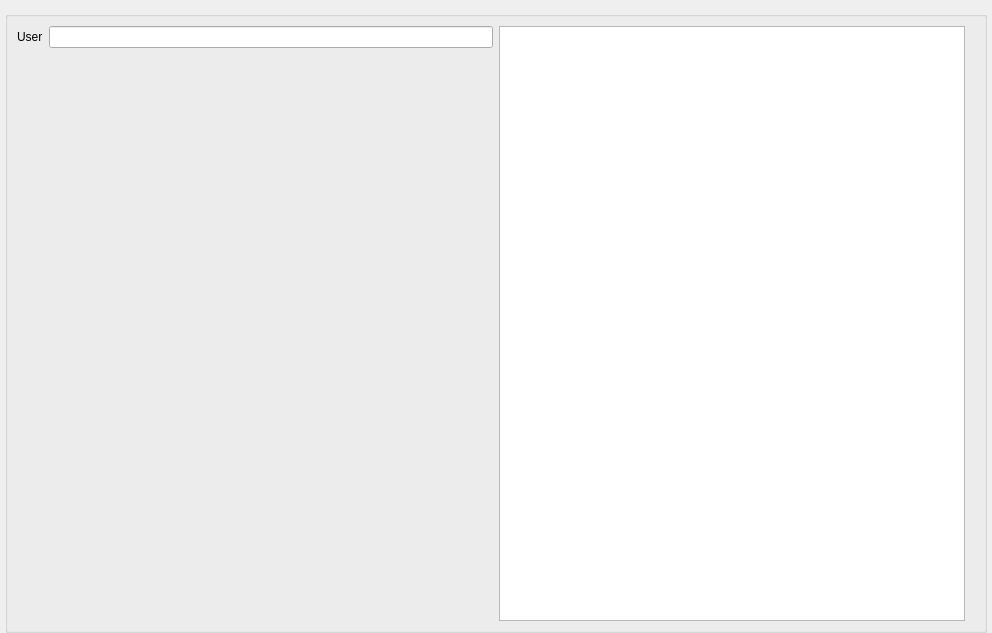
<?xml version="1.0" encoding="UTF-8"?>
<ui version="4.0">
 <class>session</class>
 <widget class="QWidget" name="session">
  <property name="geometry">
   <rect>
    <x>0</x>
    <y>0</y>
    <width>992</width>
    <height>633</height>
   </rect>
  </property>
  <property name="windowTitle">
   <string>Form</string>
  </property>
  <layout class="QVBoxLayout" name="verticalLayout_2" stretch="0">
   <property name="leftMargin">
    <number>5</number>
   </property>
   <property name="rightMargin">
    <number>5</number>
   </property>
   <property name="bottomMargin">
    <number>0</number>
   </property>
   <item>
    <widget class="QGroupBox" name="label_identifier_box">
     <layout class="QHBoxLayout" name="horizontalLayout" stretch="0,0">
      <item>
       <layout class="QGridLayout" name="gridLayout" rowstretch="1,0,0">
        <item row="2" column="1">
         <spacer name="verticalSpacer_2">
          <property name="orientation">
           <enum>Qt::Vertical</enum>
          </property>
          <property name="sizeHint" stdset="0">
           <size>
            <width>20</width>
            <height>40</height>
           </size>
          </property>
         </spacer>
        </item>
        <item row="0" column="1">
         <widget class="QLineEdit" name="lineEdit_user"/>
        </item>
        <item row="0" column="0">
         <widget class="QLabel" name="label">
          <property name="text">
           <string>User</string>
          </property>
         </widget>
        </item>
       </layout>
      </item>
      <item>
       <layout class="QVBoxLayout" name="verticalLayout">
        <property name="rightMargin">
         <number>10</number>
        </property>
        <item>
         <widget class="QPlainTextEdit" name="plainTextEdit_logs">
          <property name="readOnly">
           <bool>true</bool>
          </property>
         </widget>
        </item>
       </layout>
      </item>
     </layout>
    </widget>
   </item>
  </layout>
 </widget>
 <resources/>
 <connections/>
</ui>
